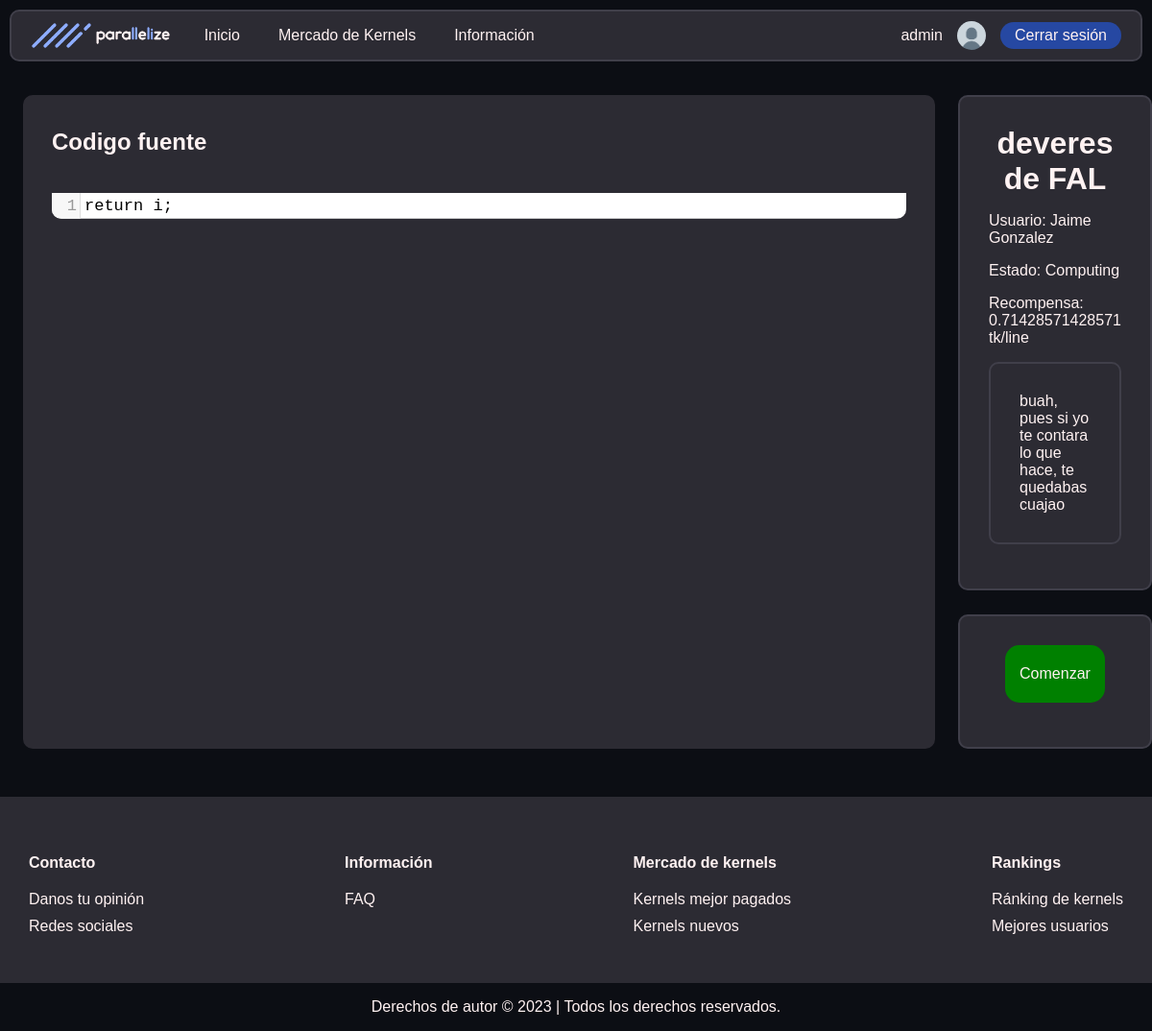
The page /kernel_info.php?id=2 (signed in) on the database its author committed.
### tables this page shows
CREATE TABLE `users` (
  `user_email` varchar(60) NOT NULL,
  `user_password` varchar(60) NOT NULL,
  `millis_crunched` int(11) NOT NULL DEFAULT 0,
  `ranking` int(11) NOT NULL DEFAULT -1,
  `tokens` double NOT NULL DEFAULT 0,
  `last_active` date NOT NULL DEFAULT current_timestamp(),
  `blocked` tinyint(1) NOT NULL DEFAULT 0,
  `user_name` varchar(20) NOT NULL,
  `is_admin` tinyint(1) NOT NULL DEFAULT 0
);

CREATE TABLE `kernels` (
  `name` varchar(30) NOT NULL,
  `is_finished` tinyint(1) NOT NULL,
  `user_email` varchar(60) NOT NULL,
  `id` int(11) NOT NULL,
  `js_code` longtext NOT NULL,
  `reward_per_line` double NOT NULL,
  `total_reward` double NOT NULL,
  `description` longtext NOT NULL,
  `upload_time` timestamp NOT NULL DEFAULT current_timestamp(),
  `iteration_count` bigint(20) NOT NULL
);

### includes/src/dao/Usuario.php (called while the page is built, shortened)
<?php
class Usuario
{
    private $user_name;
    public static function buscaUsuario($user_email)
    {
        $conn = Aplicacion::getInstance()->getConexionBd();
        $query = sprintf("SELECT * FROM users U WHERE U.user_email = '%s'", $conn->real_escape_string($user_email));
        $rs = $conn->query($query);
        if ($rs->num_rows == 0) {
            return false;
        } else {
            $fila = $rs->fetch_assoc();
            return new Usuario($fila['user_name'], $fila['user_email'], $fila['user_password'],
                $fila['millis_crunched'], $fila['ranking'], $fila['tokens'], $fila['last_active'], $fila['blocked'],
                $fila['is_admin']);
        }
    }
    public function __construct($user_name, $user_email, $user_password, $millis_crunched, $ranking, $tokens, $last_active, $blocked, $is_admin)
    {
        $this->user_name = $user_name;
    }
    public function getName()
    {
        return $this->user_name;
    }
    public function getPicUrl()
    {
        return RUTA_IMGS."/default_profile_pic.png";
    }
}

### includes/src/dao/Kernel.php (called while the page is built, shortened)
<?php
class Kernel
{
    private $name;
    private $id;
    private $description;
    private $reward_per_line;
    private $iteration_count;
    private $segment_cache;
    public static function buscaKernelPorId(string $id)
    {
        $conn = Aplicacion::getInstance()->getConexionBd();
        $ret = NUll;
        $query = sprintf("SELECT * FROM kernels K WHERE K.id = '%s'", $conn->real_escape_string($id));
        $rs = $conn->query($query);
        if (mysqli_num_rows($rs)) {
            $rk = $rs->fetch_assoc();
            $ret = new Kernel(
                $rk['name'],
                $rk['user_email'],
                $rk['id'],
                $rk['js_code'],
                $rk['description'],
                $rk['total_reward'],
                $rk['reward_per_line'],
                $rk["iteration_count"],
                $rk['upload_time']
            );
        }
        return $ret;
    }
    public function __construct($name, $user_email, $id, $js_code, $description, $total_reward, $getreward_per_line, $iteration_count, $upload_time)
    {
        $this->name = $name;
        $this->id = $id;
        $this->description = $description;
        $this->reward_per_line = $getreward_per_line;
        $this->iteration_count = $iteration_count;
    }
    public function getname()
    {
        return $this->name;
    }
    public function is_finished()
    {
        for ($i = 0; $i < $this->iteration_count; $i++) {
            $res = $this->result_at($i);
            if ($res == "not_asigned") {
                return false;
            }
        }
        return true;
    }
    public function result_at($n)
    {
        if ($this->segment_cache && $this->segment_cache->contains($n)) {
            $seg = $this->segment_cache;
        } else {
            $seg = \parallelize_namespace\ExecutionSegment::buscaSegmentosConKernelIdQueContenganIt($this->id, $n);
            if (!isset($seg)) {
                return "not_asigned";
            }
            $this->segment_cache = $seg;
        }
        return "not_solved";
    }
    public function getdescription()
    {
        return $this->description;
    }
    public function getreward_per_line()
    {
        return $this->reward_per_line;
    }
}

### includes/src/dao/ExecutionSegment.php (called while the page is built, shortened)
<?php
class ExecutionSegment
{
    public static function buscaSegmentosConKernelIdQueContenganIt($id, $it)
    {
        $conn = Aplicacion::getInstance()->getConexionBd();
        $ret = null;
        $query = sprintf(
            "SELECT * FROM execution_segments K WHERE K.kernel_id = '%s' && K.iteration_start <= %d && K.iteration_end > %d",
            $conn->real_escape_string($id),
            $conn->real_escape_string($it),
            $conn->real_escape_string($it)
        );
        $rs = $conn->query($query);
        return $ret;
    }
}

### kernel_info.php (the view, shortened to what this page needs)
<!DOCTYPE html>
<html lang="es">
<head>
    <link rel="stylesheet" href="<?= RUTA_CSS ?>/nav_bar.css">
    <link rel="stylesheet" href="<?= RUTA_CSS ?>/user_nav_bar.css">
    <link rel="stylesheet" href="<?= RUTA_CSS ?>/user_dashboard.css">
    <link rel="stylesheet" href="<?= RUTA_CSS ?>/kernel_info.css">
    <link rel="stylesheet" href="<?= RUTA_CSS ?>/footer.css">
    <link rel="stylesheet" href="<?= RUTA_CSS ?>/global.css">
</head>
<body>
    <?php
    require_once("./includes/src/vistas/nav_bar.php");
    ?>
    <div class="flex-container-info vertical">
        <div class="flex-container-info horizontal">
            <div class="codeBlock">
                <h2 class="title">
                    Codigo fuente
                </h2>
                <pre id="sourceCode">
                </pre>
                <?php
                $kernel = \parallelize_namespace\Kernel::buscaKernelPorId($_GET["id"]);
                require_once("./js/kernelViz.php");
                ?>
            </div>
            <div class="flex-container-info vertical block">
                <div class="form">
                    <h2 class="title centered">
                        <?= $kernel->getname(); ?>
                    </h2>
                    <p>Usuario:
                        <?= \parallelize_namespace\Usuario::buscaUsuario($kernel->getuser_email())->getName() ?>
                    </p>
                    <p>Estado:
                        <?= $kernel->is_finished() == 0 ? "Computing" : "Finished" ?>
                    </p>
                    <p>Recompensa:
                        <?= $kernel->getreward_per_line() ?> tk/line
                    </p>
                    <p class="form">
                        <?= $kernel->getdescription() ?>
                    </p>
                </div>
                <div class="form block">
                    <div class="flex-container-info ">
                        <button id="btn_box" class="small-button fill-flex transition"
                            onclick='comenzarEjecucion(<?= $_GET["id"] ?>)'>
                            <p id="btn_text">Ejecutar</p>
                        </button>
                    </div>
                </div>
            </div>
        </div>
    </div>
</body>
<?php require_once("./includes/src/vistas/footer.php"); ?>
</html>

### includes/src/vistas/nav_bar.php (shortened to what this page needs)
<div id="nav-bar-container">
    <div id="nav-bar">
        <div class="nav-bar-sec">
            <a href="index.php"><img src="<?= RUTA_IMGS ?>/logo-h-dMode.png" alt="" height="30"></a>
            <ul class="links-sec">
                <li><a href="index.php">Inicio</a></li>
                <li><a href="kernel_marketplace.php">Mercado de Kernels</a>
                </li>
                <li><a href="FAQ.php">Información</a>
                </li>
            </ul>
        </div>
        <?php if (isset($_SESSION["user_email"])): ?>
            <div class="nav-bar-sec">
                <p class="username no-margin">
                    <a href="user_dashboard.php">
                        <?= \parallelize_namespace\Usuario::buscaUsuario($_SESSION["user_email"])->getName(); ?>
                    </a>
                </p>
                <a href="user_dashboard.php">
                    <img class="circle-border" src="<?= \parallelize_namespace\Usuario::buscaUsuario($_SESSION["user_email"])->getPicUrl(); ?>" alt=""
                        width="30" height="30"/>
                </a>
                <button class="small-button c-h-b-blue" onclick="location.href='logout.php'">Cerrar
                    sesión</button>
            </div>
        <?php endif; ?>
    </div>
</div>

### css/nav_bar.css (style rules this page uses)
#nav-bar-container { position: sticky; top: 0px; padding: 10px; width: 100%; box-sizing: border-box; }
#nav-bar { background-color: var(--gris); height: 54px; padding: 0px 20px; box-sizing: border-box; display: flex; align-items: center; justify-content: space-between; border-radius: 10px; width: 100%; border: 2px solid var(--h-gris); }
#nav-bar > .nav-bar-sec { display: flex; gap: 15px; align-items: center; }
#nav-bar ul { list-style-type: none; margin: 0; padding: 0; }
#nav-bar li { padding: 16px 20px; transition: all 0.3s; }
#nav-bar a { color: inherit; text-decoration: none; }
#nav-bar a > img { display: block; }
#nav-bar .username { max-width: 95px; text-overflow: ellipsis; white-space: nowrap; overflow: hidden; }
#nav-bar > .nav-bar-sec > ul > li { display: inline-block; }
#nav-bar > .nav-bar-sec > ul { display: flex; align-items: center; }

### css/kernel_info.css (style rules this page uses)
.flex-container-info { display: flex; align-items: inherit; justify-content: space-evenly; }
.vertical { flex-direction: column; justify-content: space-between; }
.horizontal { flex-direction: row; justify-content: space-between; }
.centered { text-align: center }
.codeBlock { border-radius: 10px; max-width: 1200px; min-width: 950px; padding: 15px 30px 15px 30px; box-sizing: border-box; background-color: var(--gris); margin-left: 2%; margin-right: 2%; margin-top: 25px; margin-bottom: 50px; }
.block { margin-top: 25px; margin-right: 10%; margin-bottom: 25px; }
pre { background: #1e1e1e79; border-radius: 10px; }
#sourceCode { font-family: 'Courier New', Courier, monospace; font-size: 17px; overflow-y: auto; background: #1e1e1e00; max-height: 650px; }

### css/global.css (style rules this page uses)
:root { --main: #8EADFF; --h-blue: #5181FF; --h-b-blue: #2648A2; --gris: #2C2B33; --h-gris: #403f4a; --bg: #0C0E14; --white: #FFF2F2; --m-white: #c1bbbb; --m-text: #9D8A8A; --l-gris: #4E4D5A; --red: #CE4B4B; --green: #51B940; }
body { font-family: Arial, Helvetica, sans-serif; background-color: var(--bg); margin: 0px; color: var(--white); font-weight: 500; min-height: 100vh; display: flex; flex-direction: column; }
a { text-decoration: none; color: var(--h-blue); }
.c-h-b-blue { background-color: var(--h-b-blue); }
.no-margin { margin: 0px; }
.circle-border { border-radius: 50%; }
.small-button { font: inherit; padding: 5px 15px; border-radius: 15px; border: none; color: inherit; transition: filter 0.4s; }
.form { border-radius: 10px; max-width: 450px; width: 100%; padding: 30px; box-sizing: border-box; background-color: var(--gris); border: 2px solid var(--h-gris); }
.form>.title { font-size: 200%; margin: 0px 0px 10px 0px; }
.transition { transition: all 0.5s; }

### rows shown on the page
users: user_name "admin"
kernels: name "deveres de FAL", user_email.is_admin "Jaime Gonzalez", reward_per_line "0.71428571428571", description "buah, pues si yo te contara lo que hace, te quedabas cuajao"
